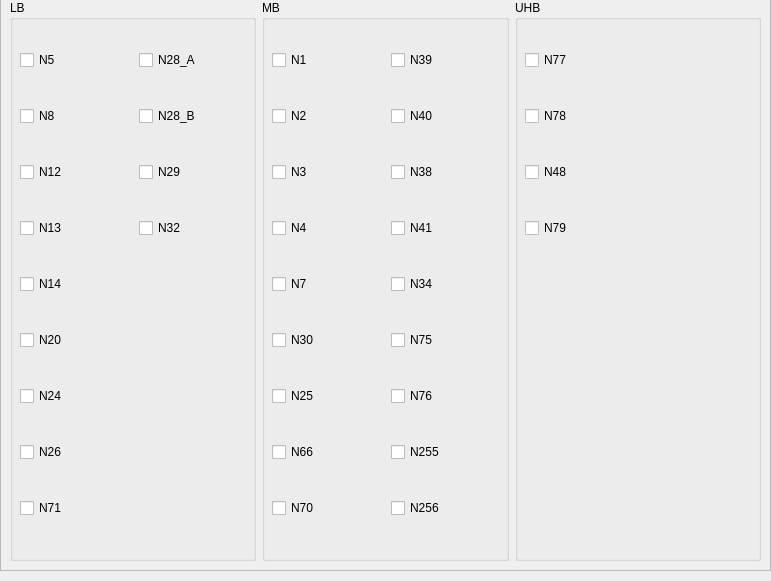
      <widget class="QWidget" name="page_nr">
       <property name="geometry">
        <rect>
         <x>0</x>
         <y>0</y>
         <width>771</width>
         <height>581</height>
        </rect>
       </property>
       <attribute name="label">
        <string>NR</string>
       </attribute>
       <widget class="QFrame" name="frame_band_nr">
        <property name="geometry">
         <rect>
          <x>0</x>
          <y>-10</y>
          <width>771</width>
          <height>581</height>
         </rect>
        </property>
        <property name="frameShape">
         <enum>QFrame::StyledPanel</enum>
        </property>
        <property name="frameShadow">
         <enum>QFrame::Raised</enum>
        </property>
        <layout class="QHBoxLayout" name="horizontalLayout">
         <item>
          <widget class="QGroupBox" name="groupBox_lb_nr">
           <property name="title">
            <string>LB</string>
           </property>
           <widget class="QWidget" name="layoutWidget">
            <property name="geometry">
             <rect>
              <x>10</x>
              <y>20</y>
              <width>231</width>
              <height>531</height>
             </rect>
            </property>
            <layout class="QGridLayout" name="gridLayout_lb_nr">
             <item row="6" column="0">
              <widget class="QCheckBox" name="n24_nr">
               <property name="text">
                <string>N24</string>
               </property>
              </widget>
             </item>
             <item row="5" column="0">
              <widget class="QCheckBox" name="n20_nr">
               <property name="text">
                <string>N20</string>
               </property>
              </widget>
             </item>
             <item row="2" column="0">
              <widget class="QCheckBox" name="n12_nr">
               <property name="text">
                <string>N12</string>
               </property>
              </widget>
             </item>
             <item row="0" column="1">
              <widget class="QCheckBox" name="n28_a_nr">
               <property name="enabled">
                <bool>true</bool>
               </property>
               <property name="statusTip">
                <string/>
               </property>
               <property name="text">
                <string>N28_A</string>
               </property>
               <property name="checkable">
                <bool>true</bool>
               </property>
               <property name="checked">
                <bool>false</bool>
               </property>
              </widget>
             </item>
             <item row="1" column="0">
              <widget class="QCheckBox" name="n8_nr">
               <property name="text">
                <string>N8</string>
               </property>
              </widget>
             </item>
             <item row="3" column="0">
              <widget class="QCheckBox" name="n13_nr">
               <property name="text">
                <string>N13</string>
               </property>
              </widget>
             </item>
             <item row="0" column="0">
              <widget class="QCheckBox" name="n5_nr">
               <property name="text">
                <string>N5</string>
               </property>
              </widget>
             </item>
             <item row="4" column="0">
              <widget class="QCheckBox" name="n14_nr">
               <property name="text">
                <string>N14</string>
               </property>
              </widget>
             </item>
             <item row="7" column="0">
              <widget class="QCheckBox" name="n26_nr">
               <property name="text">
                <string>N26</string>
               </property>
              </widget>
             </item>
             <item row="8" column="0">
              <widget class="QCheckBox" name="n71_nr">
               <property name="text">
                <string>N71</string>
               </property>
              </widget>
             </item>
             <item row="3" column="1">
              <widget class="QCheckBox" name="n32_nr">
               <property name="text">
                <string>N32</string>
               </property>
              </widget>
             </item>
             <item row="2" column="1">
              <widget class="QCheckBox" name="n29_nr">
               <property name="text">
                <string>N29</string>
               </property>
              </widget>
             </item>
             <item row="1" column="1">
              <widget class="QCheckBox" name="n28_b_nr">
               <property name="text">
                <string>N28_B</string>
               </property>
               <property name="checked">
                <bool>false</bool>
               </property>
              </widget>
             </item>
            </layout>
           </widget>
          </widget>
         </item>
         <item>
          <widget class="QGroupBox" name="groupBox_mb_nr">
           <property name="title">
            <string>MB</string>
           </property>
           <widget class="QWidget" name="layoutWidget">
            <property name="geometry">
             <rect>
              <x>10</x>
              <y>20</y>
              <width>231</width>
              <height>531</height>
             </rect>
            </property>
            <layout class="QGridLayout" name="gridLayout_mb_nr">
             <item row="3" column="1">
              <widget class="QCheckBox" name="n41_nr">
               <property name="text">
                <string>N41</string>
               </property>
              </widget>
             </item>
             <item row="6" column="0">
              <widget class="QCheckBox" name="n25_nr">
               <property name="text">
                <string>N25</string>
               </property>
              </widget>
             </item>
             <item row="6" column="1">
              <widget class="QCheckBox" name="n76_nr">
               <property name="text">
                <string>N76</string>
               </property>
              </widget>
             </item>
             <item row="1" column="1">
              <widget class="QCheckBox" name="n40_nr">
               <property name="text">
                <string>N40</string>
               </property>
               <property name="checked">
                <bool>false</bool>
               </property>
              </widget>
             </item>
             <item row="5" column="0">
              <widget class="QCheckBox" name="n30_nr">
               <property name="text">
                <string>N30</string>
               </property>
              </widget>
             </item>
             <item row="2" column="1">
              <widget class="QCheckBox" name="n38_nr">
               <property name="text">
                <string>N38</string>
               </property>
              </widget>
             </item>
             <item row="2" column="0">
              <widget class="QCheckBox" name="n3_nr">
               <property name="text">
                <string>N3</string>
               </property>
              </widget>
             </item>
             <item row="7" column="1">
              <widget class="QCheckBox" name="n255_nr">
               <property name="text">
                <string>N255</string>
               </property>
              </widget>
             </item>
             <item row="0" column="1">
              <widget class="QCheckBox" name="n39_nr">
               <property name="enabled">
                <bool>true</bool>
               </property>
               <property name="statusTip">
                <string/>
               </property>
               <property name="text">
                <string>N39</string>
               </property>
               <property name="checkable">
                <bool>true</bool>
               </property>
               <property name="checked">
                <bool>false</bool>
               </property>
              </widget>
             </item>
             <item row="8" column="1">
              <widget class="QCheckBox" name="n256_nr">
               <property name="text">
                <string>N256</string>
               </property>
              </widget>
             </item>
             <item row="1" column="0">
              <widget class="QCheckBox" name="n2_nr">
               <property name="text">
                <string>N2</string>
               </property>
              </widget>
             </item>
             <item row="3" column="0">
              <widget class="QCheckBox" name="n4_nr">
               <property name="text">
                <string>N4</string>
               </property>
              </widget>
             </item>
             <item row="4" column="1">
              <widget class="QCheckBox" name="n34_nr">
               <property name="text">
                <string>N34</string>
               </property>
              </widget>
             </item>
             <item row="8" column="0">
              <widget class="QCheckBox" name="n70_nr">
               <property name="text">
                <string>N70</string>
               </property>
              </widget>
             </item>
             <item row="0" column="0">
              <widget class="QCheckBox" name="n1_nr">
               <property name="text">
                <string>N1</string>
               </property>
              </widget>
             </item>
             <item row="5" column="1">
              <widget class="QCheckBox" name="n75_nr">
               <property name="text">
                <string>N75</string>
               </property>
              </widget>
             </item>
             <item row="4" column="0">
              <widget class="QCheckBox" name="n7_nr">
               <property name="text">
                <string>N7</string>
               </property>
              </widget>
             </item>
             <item row="7" column="0">
              <widget class="QCheckBox" name="n66_nr">
               <property name="text">
                <string>N66</string>
               </property>
              </widget>
             </item>
            </layout>
           </widget>
          </widget>
         </item>
         <item>
          <widget class="QGroupBox" name="groupBox_uhb_nr">
           <property name="title">
            <string>UHB</string>
           </property>
           <widget class="QWidget" name="layoutWidget_2">
            <property name="geometry">
             <rect>
              <x>10</x>
              <y>20</y>
              <width>231</width>
              <height>251</height>
             </rect>
            </property>
            <layout class="QGridLayout" name="gridLayout_uhb_nr">
             <item row="2" column="0">
              <widget class="QCheckBox" name="n48_nr">
               <property name="text">
                <string>N48</string>
               </property>
              </widget>
             </item>
             <item row="0" column="0">
              <widget class="QCheckBox" name="n77_nr">
               <property name="text">
                <string>N77</string>
               </property>
              </widget>
             </item>
             <item row="1" column="0">
              <widget class="QCheckBox" name="n78_nr">
               <property name="text">
                <string>N78</string>
               </property>
              </widget>
             </item>
             <item row="3" column="0">
              <widget class="QCheckBox" name="n79_nr">
               <property name="text">
                <string>N79</string>
               </property>
              </widget>
             </item>
            </layout>
           </widget>
          </widget>
         </item>
        </layout>
       </widget>
      </widget>
